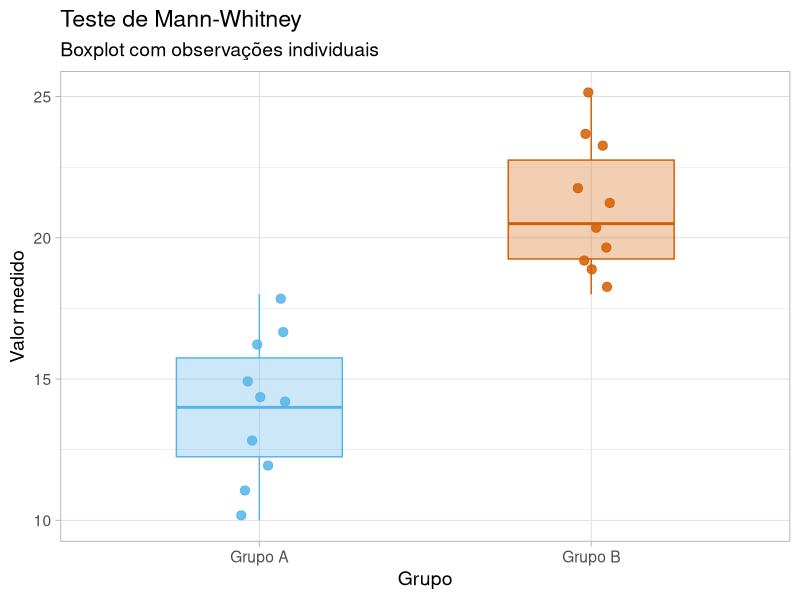
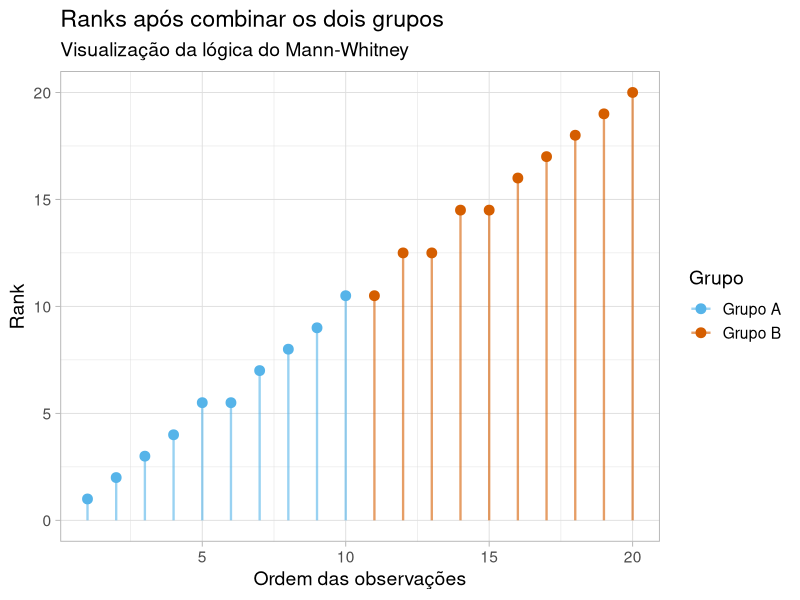

The R script that drew these images, in order:
# Teste de Mann-Whitney ----
# usado para comparar dois grupos independentes quando:
# - a normalidade é duvidosa
# - há outliers
# - a variável é ordinal ou contínua sem boa aderência normal
# - testa se os dois grupos têm a mesma distribuição
# - muito usado como teste de diferença de posição central

# Carregar pacotes necessários
library(ggplot2)
library(dplyr)

# Definir paleta Okabe-Ito para os grupos
okabe_ito <- c(
  "Grupo A" = "#56B4E9",
  "Grupo B" = "#D55E00")

# Criar dados de exemplo
tabela_dados <- data.frame(
  grupo = c(rep("Grupo A", 10),
            rep("Grupo B", 10)),
  valor = c(12, 15, 14, 10, 18, 16, 11, 13, 17, 14,
            20, 22, 19, 18, 24, 21, 23, 20, 25, 19))

# Converter grupo em fator para controlar a ordem
tabela_dados$grupo <- factor(tabela_dados$grupo, levels = c("Grupo A", "Grupo B"))

# Executar o teste de Mann-Whitney de forma automática
# Em R, isso é feito com wilcox.test para duas amostras independentes
resultado_teste <- wilcox.test(
  valor ~ grupo,
  data = tabela_dados,
  alternative = "two.sided",
  exact = FALSE,
  conf.int = TRUE)

print(resultado_teste)

# Gerar resumo descritivo simples
resumo_descritivo <- tabela_dados %>%
  group_by(grupo) %>%
  summarise(tamanho_amostra = n(),
            mediana = median(valor),
            iqr = IQR(valor),
            minimo = min(valor),
            maximo = max(valor),
            .groups = "drop")

print(resumo_descritivo)

# Preparar dados para o gráfico de segmentos
# Aqui os ranks são usados só para visualização
tabela_ranks <- tabela_dados %>%
  arrange(valor) %>%
  mutate(rank = rank(valor, ties.method = "average"),
         indice_observacao = row_number())

# Gráfico 1: boxplot com pontos individuais
ggplot(
  tabela_dados,
  aes(x = grupo, y = valor, fill = grupo, color = grupo)) +
  geom_boxplot(width = 0.5, alpha = 0.30, outlier.shape = NA) +
  geom_jitter(width = 0.08, size = 2.8, alpha = 0.85) +
  scale_fill_manual(values = okabe_ito) +
  scale_color_manual(values = okabe_ito) +
  labs(
    title = "Teste de Mann-Whitney",
    subtitle = "Boxplot com observações individuais",
    x = "Grupo", y = "Valor medido") +
  theme_light(base_size = 14) +
  theme(legend.position = "none")

# Gráfico 2: gráfico de segmentos dos ranks
ggplot(
  tabela_ranks, aes(x = indice_observacao, y = rank, color = grupo)) +
  geom_segment(aes(xend = indice_observacao, y = 0, yend = rank),
    alpha = 0.60, linewidth = 0.8) +
  geom_point(size = 3) +
  scale_color_manual(values = okabe_ito, name = "Grupo") +
  labs(
    title = "Ranks após combinar os dois grupos",
    subtitle = "Visualização da lógica do Mann-Whitney",
    x = "Ordem das observações", y = "Rank") +
  theme_light(base_size = 14)
